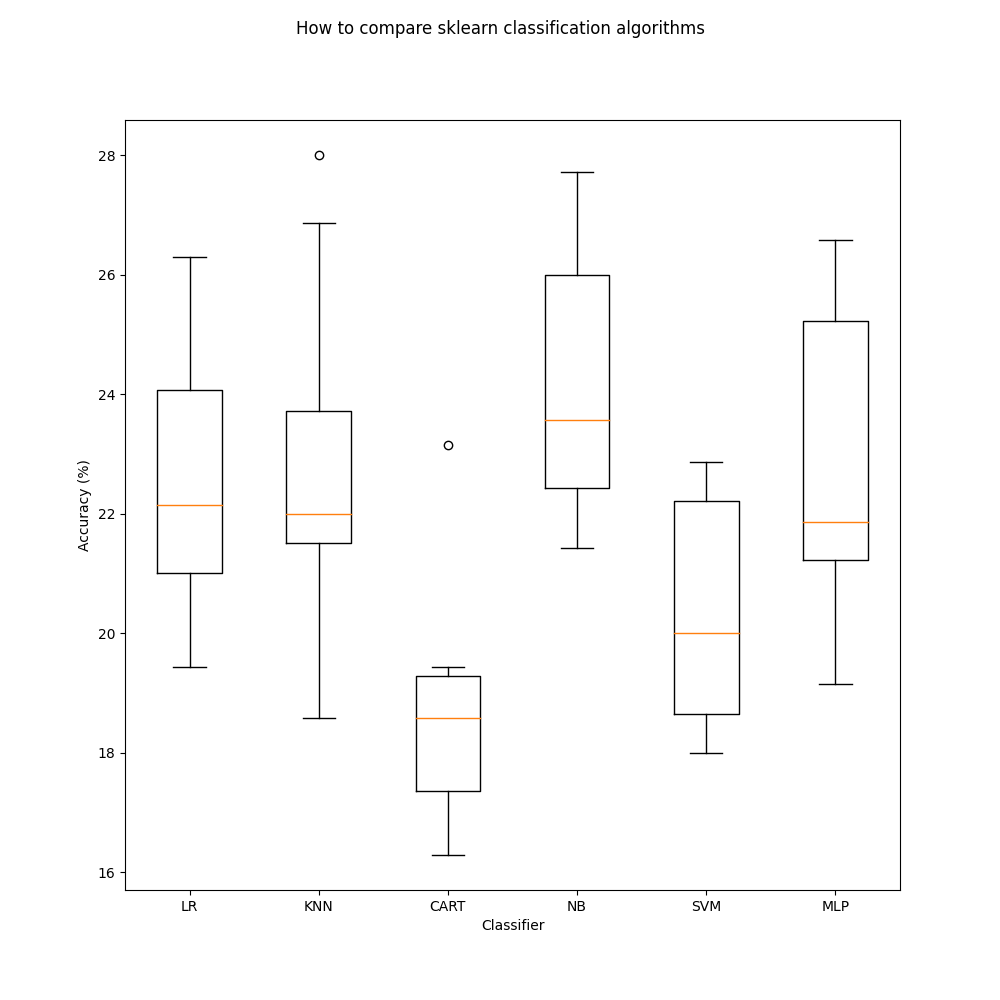

This figure's Python source:
import matplotlib.pyplot as plt
from sklearn import model_selection
from sklearn.linear_model import LogisticRegression
from sklearn.tree import DecisionTreeClassifier
from sklearn.neighbors import KNeighborsClassifier
from sklearn.naive_bayes import MultinomialNB
from sklearn.svm import LinearSVC
from sklearn.neural_network import MLPClassifier
from sklearn.model_selection import train_test_split
from sklearn import datasets
import matplotlib.pyplot as plt
from sklearn.feature_extraction.text import CountVectorizer, TfidfTransformer
import pandas as pd
from sklearn.utils import shuffle


df = pd.read_csv("archive/dataset_csv/train_data_clean.csv")

sentences = df["description"].values
vectorizer = CountVectorizer()
vectorizer.fit(sentences)
vectorizer.transform(sentences)

Y = df["genre"].values


X_train, X_test, y_train, y_test = train_test_split(sentences, Y, test_size=0.2, train_size=0.7)
vectorizer = CountVectorizer()
vectorizer.fit(X_train)

X_train = vectorizer.transform(X_train)
X_test  = vectorizer.transform(X_test)


kfold = model_selection.KFold(n_splits=10)




models = []
models.append(('LR', LogisticRegression()))
models.append(('KNN', KNeighborsClassifier()))
models.append(('CART', DecisionTreeClassifier()))
models.append(('NB', MultinomialNB()))
models.append(('SVM', LinearSVC()))
models.append(('MLP', MLPClassifier()))


results = []
names = []
scoring = 'accuracy'
for name, model in models:
    print(f"Testing with {name}...")
    kfold = model_selection.KFold(n_splits=10)
    cv_results = model_selection.cross_val_score(model, X_train, y_train, cv=kfold, scoring=scoring) * 100
    results.append(cv_results)
    names.append(name)
    msg = "%s: %f (%f)" % (name, cv_results.mean(), cv_results.std())
    print(msg)

fig = plt.figure(figsize=(10,10))
fig.suptitle('How to compare sklearn classification algorithms')
ax = fig.add_subplot(111)
plt.boxplot(results)
ax.set_xticklabels(names)
ax.set_xlabel("Classifier")
ax.set_ylabel("Accuracy (%)")
plt.savefig("compare_classifier.png")
